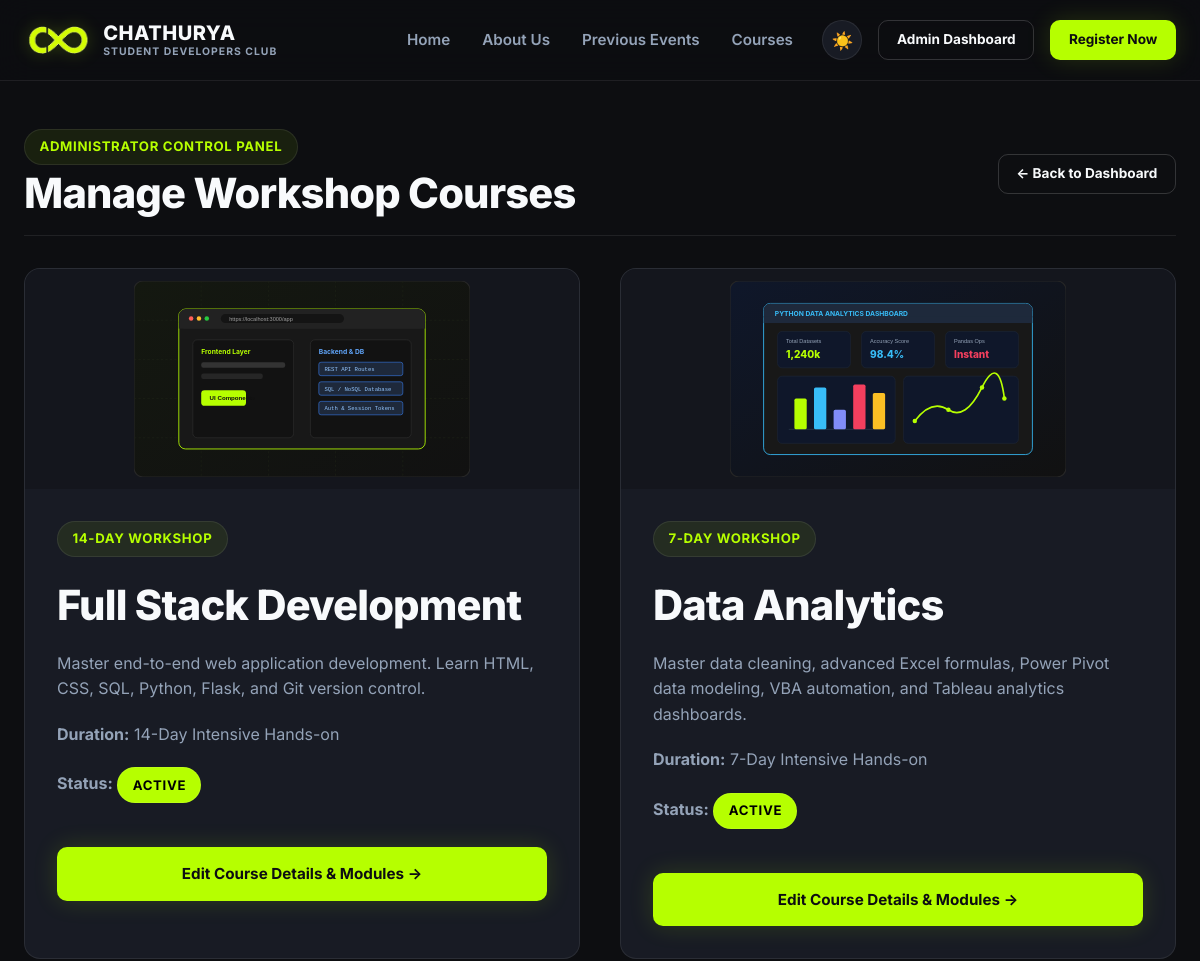
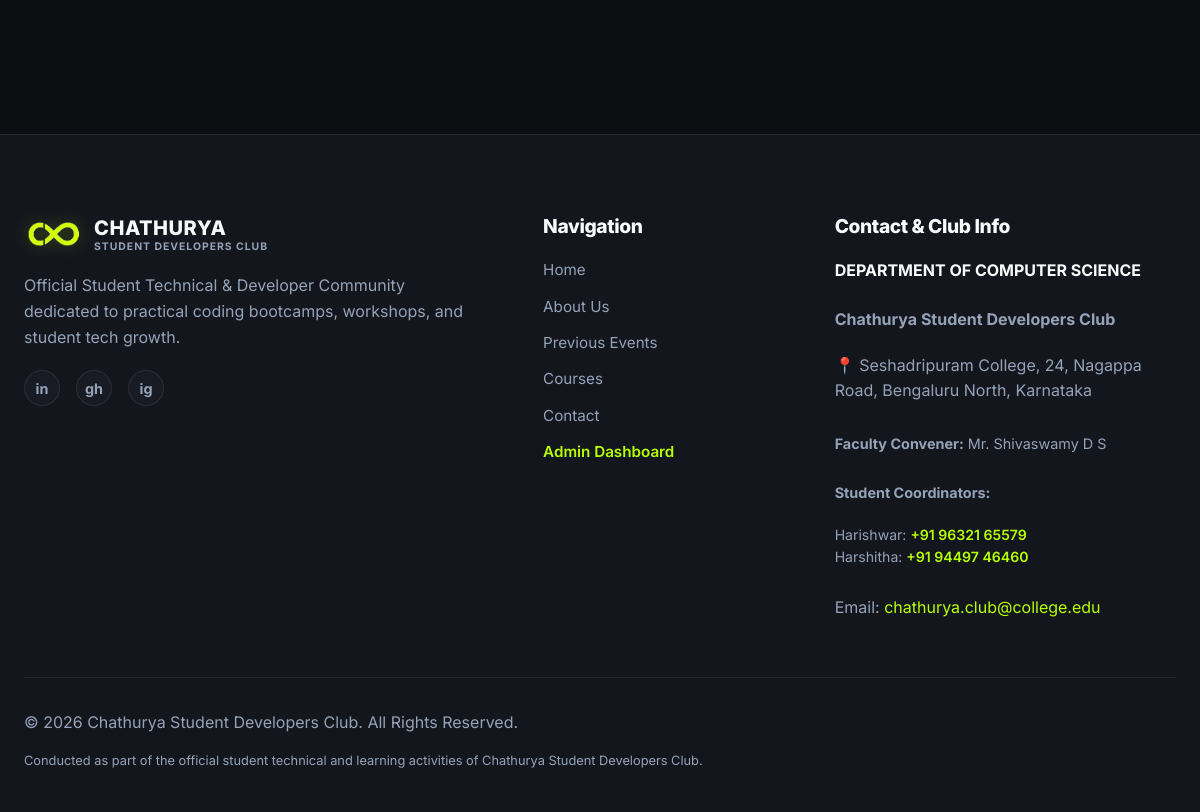
Page /custom-admin/courses/ (signed in) on the earlier database version (2 pictures, top to bottom).
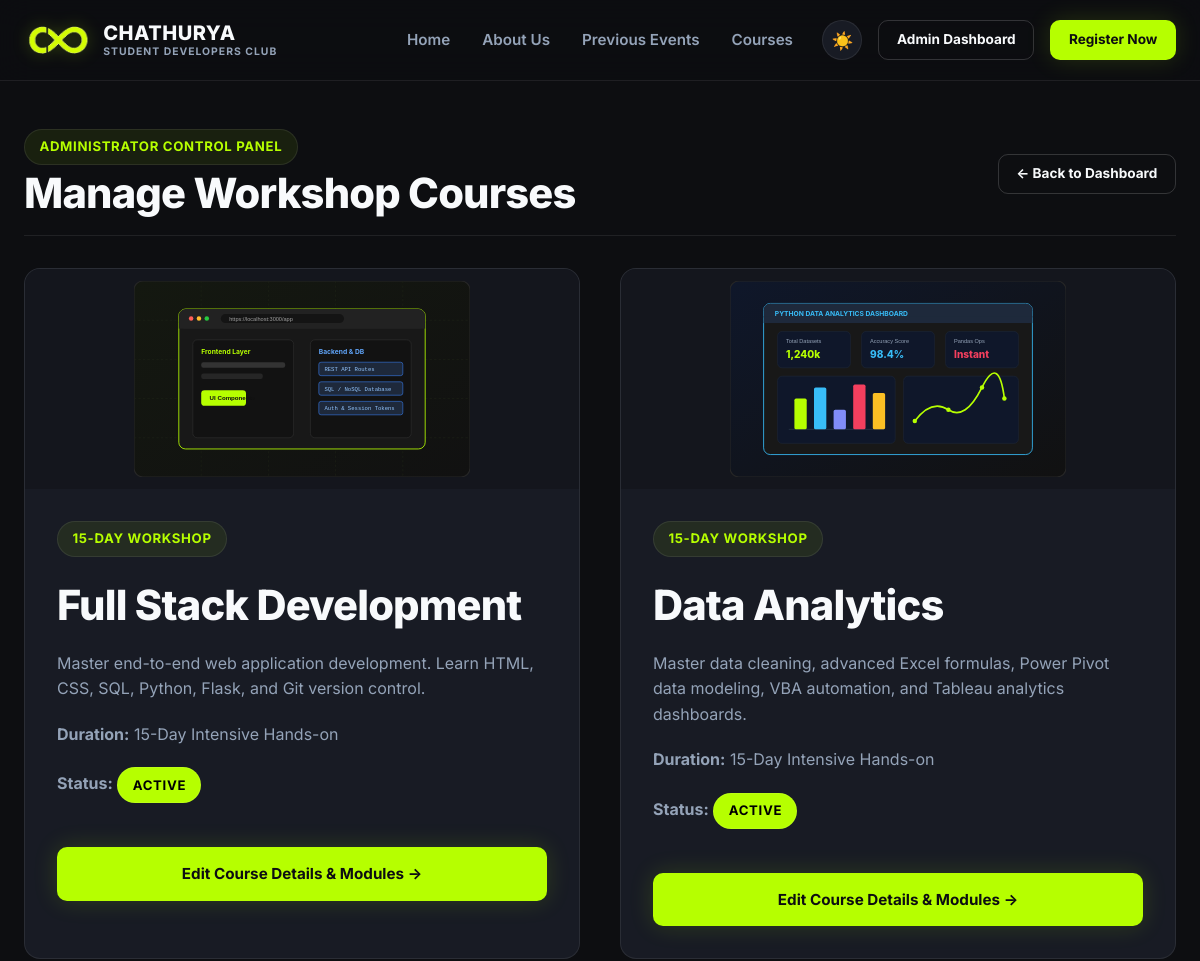
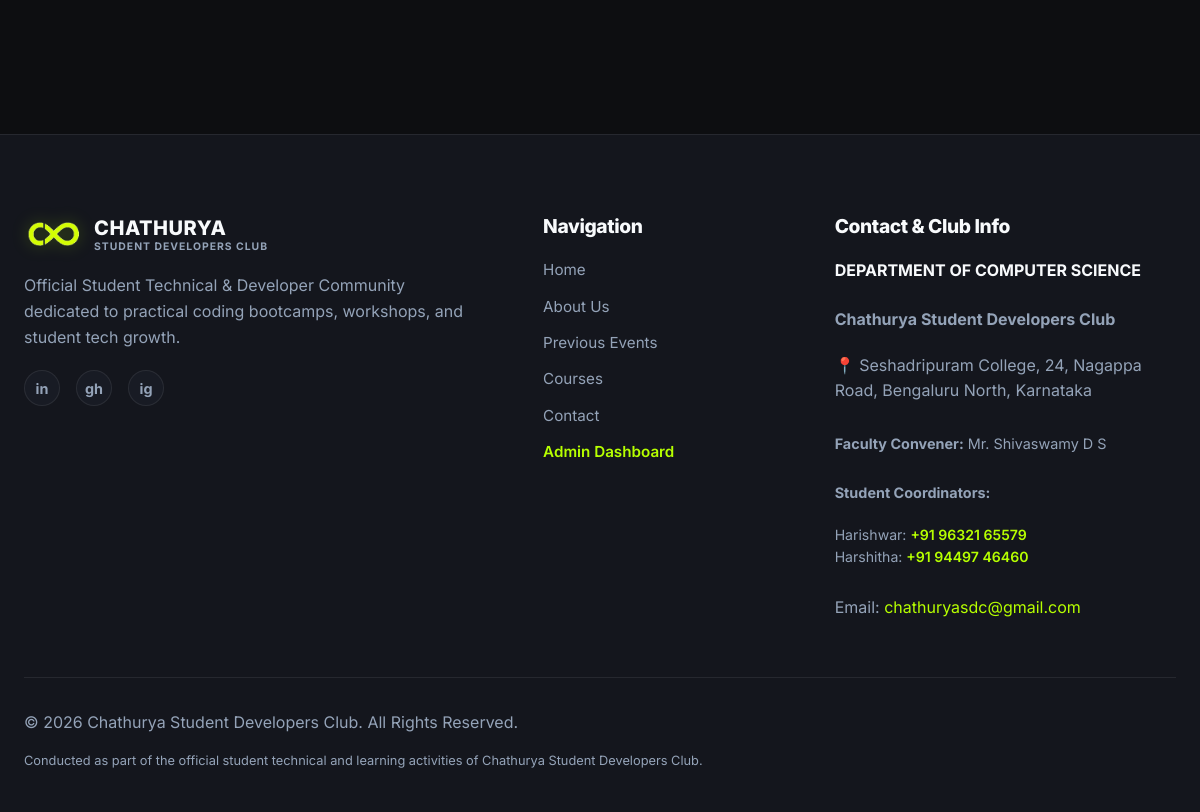
Same page on the later database version (2 pictures, top to bottom).
### workshop/models.py (models this page shows, shortened)
class Course(models.Model):
    title = models.CharField(max_length=200)
    slug = models.SlugField(unique=True)
    badge_text = models.CharField(max_length=100, default='5-Day Workshop')
    short_description = models.TextField()
    detailed_description = models.TextField()
    image = models.ImageField(upload_to='courses/', blank=True, null=True)
    image_path = models.CharField(max_length=255, blank=True, null=True, help_text="Fallback static image path e.g. images/fullstack.svg")
    duration = models.CharField(max_length=100, default='5 Days (Intensive Sessions)')
    who_can_attend = models.TextField(default='Students from any stream interested in technology.')
    requirements = models.TextField(default='Basic computer knowledge, Laptop recommended')
    capstone_title = models.CharField(max_length=200, blank=True)
    capstone_description = models.TextField(blank=True)
    capstone_tech_flow = models.CharField(max_length=300, blank=True)
    is_active = models.BooleanField(default=True)
    display_order = models.IntegerField(default=0)
    created_at = models.DateTimeField(auto_now_add=True)
    updated_at = models.DateTimeField(auto_now=True)
    class Meta:
        ordering = ['display_order', 'id']

class SiteSettings(models.Model):
    club_name = models.CharField(max_length=200, default='Chathurya Student Developers Club')
    college_name = models.CharField(max_length=200, default='Tech Campus, College Block B')
    logo = models.ImageField(upload_to='logos/', blank=True, null=True)
    hero_title = models.CharField(max_length=200, default='Learn. Build. Launch.')
    hero_subtitle = models.TextField(default='Welcome to Chathurya Student Developers Club. Join our hands-on technical workshops designed to help students build practical skills, explore modern software technologies, and launch real-world projects.')
    about_text = models.TextField(default='Chathurya Student Developers Club is a premier student-led technical community dedicated to nurturing coding talent, practical software engineering, and data science skills.')
    contact_email = models.EmailField(default='chathuryasdc@gmail.com')
    contact_phone = models.CharField(max_length=50, default='', blank=True)
    address = models.TextField(default='Tech Building Block B, Innovation Way, College Campus, 560100')
    instagram_url = models.URLField(blank=True, default='https://instagram.com')
    facebook_url = models.URLField(blank=True, default='https://facebook.com')
    linkedin_url = models.URLField(blank=True, default='https://linkedin.com')
    github_url = models.URLField(blank=True, default='https://github.com')
    footer_text = models.TextField(default='Official Student Technical & Developer Community dedicated to practical coding bootcamps, workshops, and student tech growth.')
    copyright_text = models.CharField(max_length=200, default='© 2026 Chathurya Student Developers Club. All Rights Reserved.')
    class Meta:
        verbose_name = 'Site Settings'
        verbose_name_plural = 'Site Settings'
    @classmethod
    def load(cls):
        obj, created = cls.objects.get_or_create(pk=1)
        return obj

### workshop/views.py (the view)
# urls.py: path('custom-admin/courses/', views.admin_courses_list_view, name='admin_courses_list'),
@user_passes_test(is_staff_user, login_url='admin_login')
def admin_courses_list_view(request):
    site_settings = SiteSettings.load()
    courses = Course.objects.all()
    context = {
        'site_settings': site_settings,
        'courses': courses,
    }
    return render(request, 'workshop/dashboard/courses_list.html', context)

### workshop/views.py (called while the page is built)
def is_staff_user(user):
    return user.is_authenticated and user.is_staff

### workshop/templates/workshop/dashboard/courses_list.html (shortened to what this page needs)
{% extends 'workshop/base.html' %}
{% load static %}
{% block content %}
<section class="detail-section" style="padding-top: 3rem; padding-bottom: 5rem;">
  <div class="container">
    <div style="display: flex; justify-content: space-between; align-items: center; flex-wrap: wrap; gap: 1rem; margin-bottom: 2rem; border-bottom: 1px solid var(--border-subtle); padding-bottom: 1rem;">
      <div>
        <div class="badge" style="margin-bottom: 0.25rem;">Administrator Control Panel</div>
        <h2>Manage Workshop Courses</h2>
      </div>
      <div>
        <a href="{% url 'admin_dashboard' %}" class="btn btn-secondary btn-sm">← Back to Dashboard</a>
      </div>
    </div>
    <div class="courses-grid" style="grid-template-columns: repeat(auto-fit, minmax(360px, 1fr));">
      {% for course in courses %}
        <article class="course-card">
          <div class="course-banner">
            {% if course.image %}
              <img src="{{ course.image.url }}" alt="{{ course.title }}">
            {% elif course.image_path %}
              <img src="{% static course.image_path %}" alt="{{ course.title }}">
            {% endif %}
          </div>
          <div class="course-content">
            <div class="badge" style="margin-bottom: 0.25rem;">{{ course.badge_text }}</div>
            <h2>{{ course.title }}</h2>
            <p>{{ course.short_description }}</p>
            <p><strong>Duration:</strong> {{ course.duration }}</p>
            <p><strong>Status:</strong> {% if course.is_active %}<span class="badge" style="background: var(--accent); color: #000;">Active</span>{% else %}<span class="badge" style="background: #ff5f56; color: #fff;">Inactive</span>{% endif %}</p>
            <div style="margin-top: 1.5rem;">
              <a href="{% url 'admin_course_edit' course_id=course.id %}" class="btn btn-primary btn-block" style="text-align: center;">Edit Course Details &amp; Modules →</a>
            </div>
          </div>
        </article>
      {% endfor %}
    </div>
  </div>
</section>
{% endblock %}

### workshop/templates/workshop/base.html (shortened to what this page needs)
{% load static %}
<!DOCTYPE html>
<html lang="en" data-theme="dark">
<head>
  <link rel="stylesheet" href="{% static 'css/style.css' %}">
</head>
<body>
  {% include 'workshop/navbar.html' %}
  {% block content %}
  {% endblock %}
  {% include 'workshop/footer.html' %}
</body>
</html>

### workshop/templates/workshop/navbar.html (shortened to what this page needs)
{% load static %}
<header class="navbar">
  <div class="container">
    <div class="nav-brand-wrapper">
      <a href="{% url 'home' %}" class="nav-brand">
        <img src="{% static 'images/chathurya-mark.png' %}" alt="Chathurya Logo Mark" class="brand-mark">
        <div class="brand-text">
          <span class="brand-title">CHATHURYA</span>
          <span class="brand-subtitle">STUDENT DEVELOPERS CLUB</span>
        </div>
      </a>
    </div>
    <nav class="nav-menu">
      <a href="{% url 'home' %}" class="nav-link {% if request.resolver_match.url_name == 'home' %}active{% endif %}">Home</a>
      <a href="{% url 'home' %}#about" class="nav-link">About Us</a>
      <a href="{% url 'home' %}#events" class="nav-link">Previous Events</a>
      <a href="{% url 'courses_list' %}" class="nav-link {% if request.resolver_match.url_name == 'courses_list' %}active{% endif %}">Courses</a>
    </nav>
    <div class="nav-actions">
      <button type="button" class="theme-toggle-btn" aria-label="Toggle dark/light theme" title="Toggle theme">☀️</button>
      {% if user.is_authenticated and user.is_staff %}
        <a href="{% url 'admin_dashboard' %}" class="btn btn-secondary btn-sm">Admin Dashboard</a>
      {% else %}
        <a href="{% url 'admin_login' %}" class="btn btn-secondary btn-sm">Admin Login</a>
      {% endif %}
      <a href="{% url 'registration' %}" class="btn btn-primary btn-sm">Register Now</a>
    </div>
</header>

### workshop/templates/workshop/footer.html
{% load static %}
<footer id="contact" class="footer">
  <div class="container">
    <div class="footer-grid">
      <div class="footer-col">
        <div class="footer-brand">
          <a href="{% url 'home' %}" class="nav-brand">
            <img src="{% static 'images/chathurya-mark.png' %}" alt="Chathurya Logo Mark" class="brand-mark">
            <div class="brand-text">
              <span class="brand-title">CHATHURYA</span>
              <span class="brand-subtitle">STUDENT DEVELOPERS CLUB</span>
            </div>
          </a>
        </div>
        <p>{{ site_settings.footer_text }}</p>
        <div class="social-links">
          {% if site_settings.linkedin_url %}<a href="{{ site_settings.linkedin_url }}" target="_blank" class="social-icon" aria-label="LinkedIn">in</a>{% endif %}
          {% if site_settings.github_url %}<a href="{{ site_settings.github_url }}" target="_blank" class="social-icon" aria-label="GitHub">gh</a>{% endif %}
          {% if site_settings.instagram_url %}<a href="{{ site_settings.instagram_url }}" target="_blank" class="social-icon" aria-label="Instagram">ig</a>{% endif %}
        </div>
      </div>
      <div class="footer-col">
        <h4>Navigation</h4>
        <div class="footer-links">
          <a href="{% url 'home' %}">Home</a>
          <a href="{% url 'home' %}#about">About Us</a>
          <a href="{% url 'home' %}#events">Previous Events</a>
          <a href="{% url 'courses_list' %}">Courses</a>
          <a href="{% url 'home' %}#contact">Contact</a>
          {% if user.is_authenticated and user.is_staff %}
            <a href="{% url 'admin_dashboard' %}" style="color: var(--accent); font-weight: 600;">Admin Dashboard</a>
          {% else %}
            <a href="{% url 'admin_login' %}">Admin Login</a>
          {% endif %}
        </div>
      </div>
      <div class="footer-col">
        <h4>Contact &amp; Club Info</h4>
        <p style="font-weight: 700; color: var(--text-primary); margin-bottom: 0.2rem;">DEPARTMENT OF COMPUTER SCIENCE</p>
        <p><strong>{{ site_settings.club_name }}</strong></p>
        <p>
          <a href="https://maps.google.com/?q=Seshadripuram+College,+24,+Nagappa+Road,+Bengaluru+North,+Karnataka" target="_blank" rel="noopener noreferrer" class="address-link" title="Open location in Google Maps">
            📍 Seshadripuram College, 24, Nagappa Road, Bengaluru North, Karnataka
          </a>
        </p>
        <p style="margin-top: 0.5rem; font-size: 0.9rem;"><strong>Faculty Convener:</strong> Mr. Shivaswamy D S</p>
        <p style="margin-top: 0.35rem; font-size: 0.9rem;"><strong>Student Coordinators:</strong></p>
        <p style="font-size: 0.88rem; color: var(--text-secondary);">
          Harishwar: <a href="tel:+919632165579" class="phone-link" title="Call Harishwar">+91 96321 65579</a><br>
          Harshitha: <a href="tel:+919449746460" class="phone-link" title="Call Harshitha">+91 94497 46460</a>
        </p>
        <p style="margin-top: 0.4rem;">Email: <a href="mailto:{{ site_settings.contact_email }}" style="color: var(--accent);">{{ site_settings.contact_email }}</a></p>
      </div>
    </div>
    <div class="footer-bottom">
      <p>{{ site_settings.copyright_text }}</p>
      <p style="font-size: 0.8rem;">Conducted as part of the official student technical and learning activities of {{ site_settings.club_name }}.</p>
    </div>
  </div>
</footer>

Differences in the rows shown:
removed Course: image_path (picture), badge_text "14-DAY WORKSHOP", title "Full Stack Development", short_description "Master end-to-end web application development. Learn HTML, CSS, SQL, Python, Flask, and Git version control.", duration "14-Day Intensive Hands-on", is_active "ACTIVE"
removed Course: image_path (picture), badge_text "7-DAY WORKSHOP", title "Data Analytics", short_description "Master data cleaning, advanced Excel formulas, Power Pivot data modeling, VBA automation, and Tableau analytics dashboards.", duration "7-Day Intensive Hands-on", is_active "ACTIVE"
added Course: image_path (picture), badge_text "15-DAY WORKSHOP", title "Full Stack Development", short_description "Master end-to-end web application development. Learn HTML, CSS, SQL, Python, Flask, and Git version control.", duration "15-Day Intensive Hands-on", is_active "ACTIVE"
added Course: image_path (picture), badge_text "15-DAY WORKSHOP", title "Data Analytics", short_description "Master data cleaning, advanced Excel formulas, Power Pivot data modeling, VBA automation, and Tableau analytics dashboards.", duration "15-Day Intensive Hands-on", is_active "ACTIVE"
changed SiteSettings "Chathurya Student Developers Club": contact_email "chathurya.club@college.edu" → "chathuryasdc@gmail.com"
